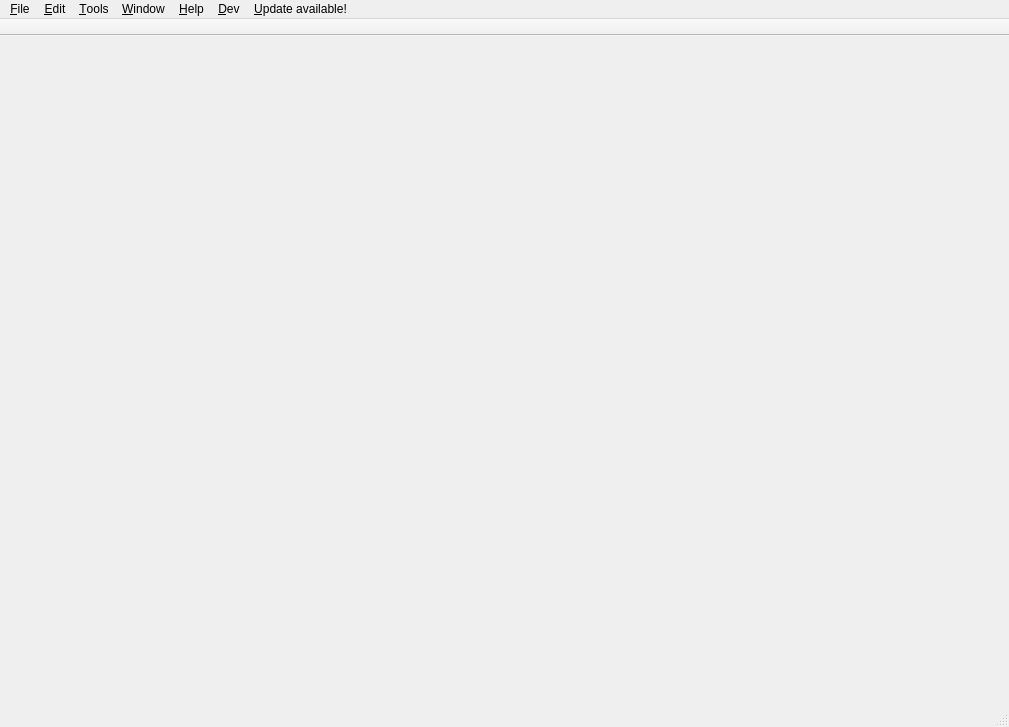
<?xml version="1.0" encoding="UTF-8"?>
<ui version="4.0">
 <class>GtMainWin</class>
 <widget class="QMainWindow" name="GtMainWin">
  <property name="geometry">
   <rect>
    <x>0</x>
    <y>0</y>
    <width>1009</width>
    <height>727</height>
   </rect>
  </property>
  <property name="contextMenuPolicy">
   <enum>Qt::DefaultContextMenu</enum>
  </property>
  <property name="windowTitle">
   <string>GTlab</string>
  </property>
  <property name="windowIcon">
   <iconset resource="../../resources/icons/icons.qrc">
    <normaloff>:/icons/gtdIcon.png</normaloff>:/icons/gtdIcon.png</iconset>
  </property>
  <property name="documentMode">
   <bool>false</bool>
  </property>
  <property name="tabShape">
   <enum>QTabWidget::Rounded</enum>
  </property>
  <widget class="QWidget" name="centralwidget">
   <layout class="QVBoxLayout" name="verticalLayout">
    <property name="leftMargin">
     <number>0</number>
    </property>
    <property name="topMargin">
     <number>0</number>
    </property>
    <property name="rightMargin">
     <number>0</number>
    </property>
    <property name="bottomMargin">
     <number>0</number>
    </property>
    <item>
     <widget class="QTabWidget" name="mdiArea">
      <property name="tabShape">
       <enum>QTabWidget::Rounded</enum>
      </property>
      <property name="currentIndex">
       <number>-1</number>
      </property>
      <property name="documentMode">
       <bool>true</bool>
      </property>
      <property name="tabsClosable">
       <bool>true</bool>
      </property>
      <property name="movable">
       <bool>true</bool>
      </property>
     </widget>
    </item>
   </layout>
  </widget>
  <widget class="QMenuBar" name="menubar">
   <property name="geometry">
    <rect>
     <x>0</x>
     <y>0</y>
     <width>1009</width>
     <height>21</height>
    </rect>
   </property>
   <property name="nativeMenuBar">
    <bool>true</bool>
   </property>
   <widget class="QMenu" name="menuFile">
    <property name="title">
     <string>&amp;File</string>
    </property>
    <widget class="QMenu" name="menuSession">
     <property name="title">
      <string>&amp;Session</string>
     </property>
    </widget>
    <addaction name="actionNewProject"/>
    <addaction name="actionOpen_Project"/>
    <addaction name="actionCloseProject"/>
    <addaction name="separator"/>
    <addaction name="actionSave_Project"/>
    <addaction name="actionSave_As"/>
    <addaction name="separator"/>
    <addaction name="menuSession"/>
    <addaction name="actionEditSessions"/>
    <addaction name="separator"/>
    <addaction name="actionExit"/>
   </widget>
   <widget class="QMenu" name="menuOptions">
    <property name="title">
     <string>&amp;Window</string>
    </property>
    <widget class="QMenu" name="menuPerspective">
     <property name="title">
      <string>&amp;Show Perspective</string>
     </property>
    </widget>
    <widget class="QMenu" name="menuDock_Widgets">
     <property name="title">
      <string>Dock Widgets</string>
     </property>
    </widget>
    <addaction name="menuPerspective"/>
    <addaction name="actionEditPerspectives"/>
    <addaction name="separator"/>
    <addaction name="separator"/>
    <addaction name="menuDock_Widgets"/>
   </widget>
   <widget class="QMenu" name="menuEdit">
    <property name="title">
     <string>&amp;Edit</string>
    </property>
    <addaction name="separator"/>
   </widget>
   <widget class="QMenu" name="menuHelp">
    <property name="title">
     <string>&amp;Help</string>
    </property>
    <addaction name="actionHelpContents"/>
    <addaction name="actionExamples"/>
    <addaction name="separator"/>
    <addaction name="actionCheck_for_update"/>
    <addaction name="actionBug_Report"/>
    <addaction name="actionChangelog"/>
    <addaction name="actionAbout"/>
   </widget>
   <widget class="QMenu" name="menuUpdate_available">
    <property name="title">
     <string>&amp;Update available!</string>
    </property>
    <addaction name="actionInstall_Update"/>
   </widget>
   <widget class="QMenu" name="menuTools">
    <property name="title">
     <string>&amp;Tools</string>
    </property>
   </widget>
   <widget class="QMenu" name="menuDev">
    <property name="title">
     <string>&amp;Dev</string>
    </property>
    <addaction name="actionState_Browser"/>
    <addaction name="actionMemento_Viewer"/>
    <addaction name="separator"/>
    <addaction name="actionWidgetStructure"/>
    <addaction name="actionIcon_Browser"/>
   </widget>
   <addaction name="menuFile"/>
   <addaction name="menuEdit"/>
   <addaction name="menuTools"/>
   <addaction name="menuOptions"/>
   <addaction name="menuHelp"/>
   <addaction name="menuDev"/>
   <addaction name="menuUpdate_available"/>
  </widget>
  <widget class="QStatusBar" name="statusbar"/>
  <widget class="QToolBar" name="qmlToolBar">
   <property name="windowTitle">
    <string>Tool Bar</string>
   </property>
   <property name="movable">
    <bool>false</bool>
   </property>
   <attribute name="toolBarArea">
    <enum>TopToolBarArea</enum>
   </attribute>
   <attribute name="toolBarBreak">
    <bool>false</bool>
   </attribute>
  </widget>
  <action name="actionExit">
   <property name="text">
    <string>&amp;Exit</string>
   </property>
   <property name="shortcut">
    <string>Ctrl+Q</string>
   </property>
  </action>
  <action name="actionNewProject">
   <property name="text">
    <string>&amp;New Project</string>
   </property>
   <property name="toolTip">
    <string>Create New Project</string>
   </property>
   <property name="shortcut">
    <string>Ctrl+N</string>
   </property>
  </action>
  <action name="actionSaveProject">
   <property name="icon">
    <iconset resource="../../resources/icons/icons.qrc">
     <normaloff>:/icons/save.svg</normaloff>:/icons/save.svg</iconset>
   </property>
   <property name="text">
    <string>Save All Projects</string>
   </property>
   <property name="toolTip">
    <string>Save All Projects</string>
   </property>
   <property name="shortcut">
    <string>Ctrl+L</string>
   </property>
  </action>
  <action name="actionUndoHistory">
   <property name="enabled">
    <bool>true</bool>
   </property>
   <property name="icon">
    <iconset resource="../../resources/icons/icons.qrc">
     <normaloff>:/icons/history.svg</normaloff>:/icons/history.svg</iconset>
   </property>
   <property name="text">
    <string>Command History</string>
   </property>
   <property name="toolTip">
    <string>Command History</string>
   </property>
  </action>
  <action name="actionHelpContents">
   <property name="text">
    <string>&amp;Help Contents</string>
   </property>
   <property name="shortcut">
    <string>F1</string>
   </property>
  </action>
  <action name="actionAbout">
   <property name="text">
    <string>&amp;About GTlab</string>
   </property>
  </action>
  <action name="actionOpen_Project">
   <property name="enabled">
    <bool>true</bool>
   </property>
   <property name="text">
    <string>&amp;Open Project</string>
   </property>
   <property name="shortcut">
    <string>Ctrl+O</string>
   </property>
  </action>
  <action name="actionSave_Project">
   <property name="enabled">
    <bool>false</bool>
   </property>
   <property name="text">
    <string>Save Project</string>
   </property>
   <property name="shortcut">
    <string>Ctrl+S</string>
   </property>
  </action>
  <action name="actionSave_As">
   <property name="enabled">
    <bool>false</bool>
   </property>
   <property name="text">
    <string>Save As...</string>
   </property>
   <property name="shortcut">
    <string>Ctrl+Shift+S</string>
   </property>
  </action>
  <action name="actionPreferences">
   <property name="icon">
    <iconset resource="../../resources/icons/icons.qrc">
     <normaloff>:/icons/config.svg</normaloff>:/icons/config.svg</iconset>
   </property>
   <property name="text">
    <string>Preferences</string>
   </property>
   <property name="shortcut">
    <string>Alt+Return</string>
   </property>
  </action>
  <action name="actionCloseProject">
   <property name="enabled">
    <bool>false</bool>
   </property>
   <property name="text">
    <string>Close Project</string>
   </property>
   <property name="shortcut">
    <string>Ctrl+Shift+W</string>
   </property>
  </action>
  <action name="actionPrint">
   <property name="icon">
    <iconset resource="../../resources/icons/icons.qrc">
     <normaloff>:/icons/print.svg</normaloff>:/icons/print.svg</iconset>
   </property>
   <property name="text">
    <string>Print</string>
   </property>
   <property name="toolTip">
    <string>Print current view</string>
   </property>
   <property name="shortcut">
    <string>Ctrl+P</string>
   </property>
  </action>
  <action name="actionCheck_for_update">
   <property name="text">
    <string>Check for &amp;Updates...</string>
   </property>
  </action>
  <action name="actionInstall_Update">
   <property name="text">
    <string>Install Update</string>
   </property>
  </action>
  <action name="actionBug_Report">
   <property name="text">
    <string>&amp;Bug Report</string>
   </property>
  </action>
  <action name="actionChangelog">
   <property name="text">
    <string>&amp;Changelog</string>
   </property>
  </action>
  <action name="actionLayer_Manager">
   <property name="icon">
    <iconset resource="../../resources/icons/icons.qrc">
     <normaloff>:/icons/layers.svg</normaloff>:/icons/layers.svg</iconset>
   </property>
   <property name="text">
    <string>Layer Manager</string>
   </property>
  </action>
  <action name="actionProcessQueue">
   <property name="icon">
    <iconset resource="../../resources/icons/icons.qrc">
     <normaloff>:/icons/queue.svg</normaloff>:/icons/queue.svg</iconset>
   </property>
   <property name="text">
    <string>Process Queue</string>
   </property>
  </action>
  <action name="actionExamples">
   <property name="text">
    <string>&amp;Examples</string>
   </property>
  </action>
  <action name="actionNetwork_Access_Manager">
   <property name="icon">
    <iconset resource="../../resources/icons/icons.qrc">
     <normaloff>:/icons/network.svg</normaloff>:/icons/network.svg</iconset>
   </property>
   <property name="text">
    <string>Network Access Manager</string>
   </property>
  </action>
  <action name="actionMemento_Viewer">
   <property name="text">
    <string>Memento Viewer</string>
   </property>
  </action>
  <action name="actionSessionBrowser">
   <property name="icon">
    <iconset resource="../../resources/icons/icons.qrc">
     <normaloff>:/icons/zoomPlus.svg</normaloff>:/icons/zoomPlus.svg</iconset>
   </property>
   <property name="text">
    <string>Session Browser</string>
   </property>
  </action>
  <action name="actionEditSessions">
   <property name="text">
    <string>Edit Sessions</string>
   </property>
  </action>
  <action name="actionEditPerspectives">
   <property name="text">
    <string>Edit Perspectives</string>
   </property>
  </action>
  <action name="actionState_Browser">
   <property name="text">
    <string>State Browser</string>
   </property>
  </action>
  <action name="actiontest">
   <property name="text">
    <string>test</string>
   </property>
  </action>
  <action name="actionWidgetStructure">
   <property name="text">
    <string>Widget Structure</string>
   </property>
  </action>
  <action name="actionChangeTheme">
   <property name="text">
    <string>Change Theme</string>
   </property>
  </action>
  <action name="actionIcon_Browser">
   <property name="text">
    <string>Icon Browser</string>
   </property>
  </action>
 </widget>
 <resources>
  <include location="../../resources/icons/icons.qrc"/>
  <include location="../../resources/icons/icons.qrc"/>
 </resources>
 <connections>
  <connection>
   <sender>actionExit</sender>
   <signal>triggered()</signal>
   <receiver>GtMainWin</receiver>
   <slot>close()</slot>
   <hints>
    <hint type="sourcelabel">
     <x>-1</x>
     <y>-1</y>
    </hint>
    <hint type="destinationlabel">
     <x>399</x>
     <y>299</y>
    </hint>
   </hints>
  </connection>
 </connections>
 <slots>
  <slot>selectViewMove()</slot>
  <slot>selectViewZoom()</slot>
  <slot>changeAxisLocked()</slot>
  <slot>newProject()</slot>
  <slot>tileWindows()</slot>
  <slot>cascadeWindows()</slot>
  <slot>printPlotInterface()</slot>
  <slot>openProject()</slot>
  <slot>newComponent()</slot>
  <slot>addProcess()</slot>
  <slot>addLayer()</slot>
  <slot>saveAllProjects()</slot>
 </slots>
</ui>
